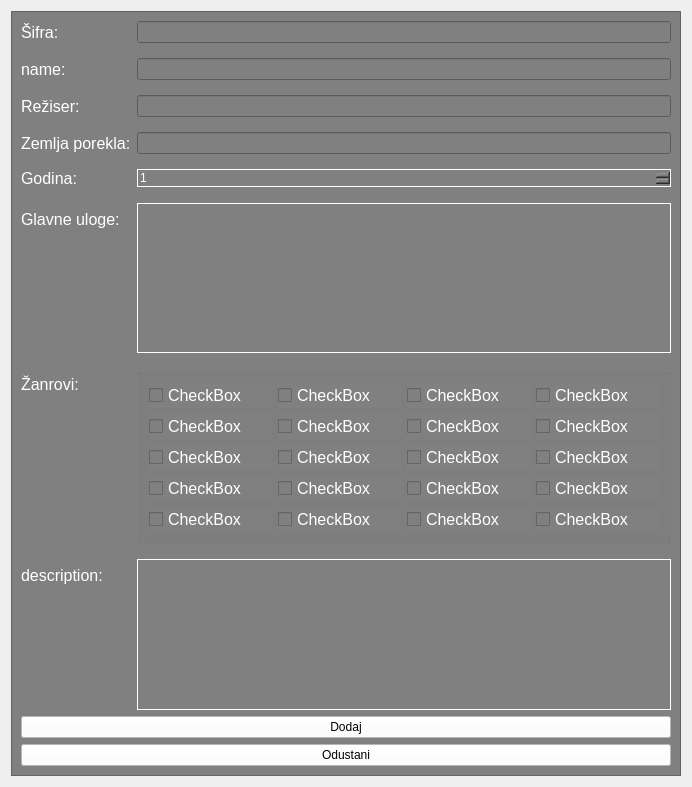
<?xml version="1.0" encoding="UTF-8"?>
<ui version="4.0">
 <class>Frame</class>
 <widget class="QFrame" name="Frame">
  <property name="geometry">
   <rect>
    <x>0</x>
    <y>0</y>
    <width>692</width>
    <height>787</height>
   </rect>
  </property>
  <property name="windowTitle">
   <string>Frame</string>
  </property>
  <layout class="QVBoxLayout" name="verticalLayout">
   <item>
    <widget class="QFrame" name="frame">
     <property name="styleSheet">
      <string notr="true">background-color: gray</string>
     </property>
     <property name="frameShape">
      <enum>QFrame::StyledPanel</enum>
     </property>
     <property name="frameShadow">
      <enum>QFrame::Raised</enum>
     </property>
     <layout class="QVBoxLayout" name="verticalLayout_3">
      <item>
       <layout class="QFormLayout" name="formLayout">
        <property name="verticalSpacing">
         <number>15</number>
        </property>
        <item row="0" column="0">
         <widget class="QLabel" name="label">
          <property name="font">
           <font>
            <pointsize>12</pointsize>
           </font>
          </property>
          <property name="styleSheet">
           <string notr="true">color: white</string>
          </property>
          <property name="text">
           <string>Šifra:</string>
          </property>
         </widget>
        </item>
        <item row="0" column="1">
         <widget class="QLineEdit" name="lineEdit">
          <property name="styleSheet">
           <string notr="true">color: white</string>
          </property>
         </widget>
        </item>
        <item row="1" column="0">
         <widget class="QLabel" name="label_2">
          <property name="font">
           <font>
            <pointsize>12</pointsize>
           </font>
          </property>
          <property name="styleSheet">
           <string notr="true">color: white</string>
          </property>
          <property name="text">
           <string>name:</string>
          </property>
         </widget>
        </item>
        <item row="1" column="1">
         <widget class="QLineEdit" name="lineEdit_2">
          <property name="styleSheet">
           <string notr="true">color: white</string>
          </property>
         </widget>
        </item>
        <item row="2" column="0">
         <widget class="QLabel" name="label_6">
          <property name="font">
           <font>
            <pointsize>12</pointsize>
           </font>
          </property>
          <property name="styleSheet">
           <string notr="true">color: white</string>
          </property>
          <property name="text">
           <string>Režiser: </string>
          </property>
         </widget>
        </item>
        <item row="2" column="1">
         <widget class="QLineEdit" name="lineEdit_3">
          <property name="styleSheet">
           <string notr="true">color: white</string>
          </property>
         </widget>
        </item>
        <item row="3" column="0">
         <widget class="QLabel" name="label_7">
          <property name="font">
           <font>
            <pointsize>12</pointsize>
           </font>
          </property>
          <property name="styleSheet">
           <string notr="true">color: white</string>
          </property>
          <property name="text">
           <string>Zemlja porekla:</string>
          </property>
         </widget>
        </item>
        <item row="3" column="1">
         <widget class="QLineEdit" name="lineEdit_4">
          <property name="styleSheet">
           <string notr="true">color: white</string>
          </property>
         </widget>
        </item>
        <item row="4" column="0">
         <widget class="QLabel" name="label_8">
          <property name="font">
           <font>
            <pointsize>12</pointsize>
           </font>
          </property>
          <property name="styleSheet">
           <string notr="true">color: white</string>
          </property>
          <property name="text">
           <string>Godina:</string>
          </property>
         </widget>
        </item>
        <item row="4" column="1">
         <widget class="QSpinBox" name="spinBox_3">
          <property name="styleSheet">
           <string notr="true">color: white; border: 1px solid white;</string>
          </property>
          <property name="minimum">
           <number>1</number>
          </property>
         </widget>
        </item>
        <item row="5" column="0">
         <widget class="QLabel" name="label_10">
          <property name="font">
           <font>
            <pointsize>12</pointsize>
           </font>
          </property>
          <property name="styleSheet">
           <string notr="true">color: white</string>
          </property>
          <property name="text">
           <string>Glavne uloge:</string>
          </property>
         </widget>
        </item>
        <item row="5" column="1">
         <widget class="QTextEdit" name="textEdit_2">
          <property name="font">
           <font>
            <pointsize>12</pointsize>
           </font>
          </property>
          <property name="styleSheet">
           <string notr="true">color: white; border: 1px solid white;</string>
          </property>
         </widget>
        </item>
        <item row="6" column="0">
         <widget class="QLabel" name="label_5">
          <property name="font">
           <font>
            <pointsize>12</pointsize>
           </font>
          </property>
          <property name="styleSheet">
           <string notr="true">color: white</string>
          </property>
          <property name="text">
           <string>Žanrovi: </string>
          </property>
         </widget>
        </item>
        <item row="6" column="1">
         <widget class="QGroupBox" name="groupBox">
          <property name="title">
           <string/>
          </property>
          <layout class="QGridLayout" name="gridLayout">
           <item row="9" column="3">
            <widget class="QCheckBox" name="checkBox_12">
             <property name="font">
              <font>
               <pointsize>12</pointsize>
              </font>
             </property>
             <property name="styleSheet">
              <string notr="true">color: white</string>
             </property>
             <property name="text">
              <string>CheckBox</string>
             </property>
            </widget>
           </item>
           <item row="9" column="0">
            <widget class="QCheckBox" name="checkBox_17">
             <property name="font">
              <font>
               <pointsize>12</pointsize>
              </font>
             </property>
             <property name="styleSheet">
              <string notr="true">color: white</string>
             </property>
             <property name="text">
              <string>CheckBox</string>
             </property>
            </widget>
           </item>
           <item row="9" column="2">
            <widget class="QCheckBox" name="checkBox_19">
             <property name="font">
              <font>
               <pointsize>12</pointsize>
              </font>
             </property>
             <property name="styleSheet">
              <string notr="true">color: white</string>
             </property>
             <property name="text">
              <string>CheckBox</string>
             </property>
            </widget>
           </item>
           <item row="5" column="3">
            <widget class="QCheckBox" name="checkBox_18">
             <property name="font">
              <font>
               <pointsize>12</pointsize>
              </font>
             </property>
             <property name="styleSheet">
              <string notr="true">color: white</string>
             </property>
             <property name="text">
              <string>CheckBox</string>
             </property>
            </widget>
           </item>
           <item row="4" column="0">
            <widget class="QCheckBox" name="checkBox_5">
             <property name="font">
              <font>
               <pointsize>12</pointsize>
              </font>
             </property>
             <property name="styleSheet">
              <string notr="true">color: white</string>
             </property>
             <property name="text">
              <string>CheckBox</string>
             </property>
            </widget>
           </item>
           <item row="4" column="4">
            <widget class="QCheckBox" name="checkBox_15">
             <property name="font">
              <font>
               <pointsize>12</pointsize>
              </font>
             </property>
             <property name="styleSheet">
              <string notr="true">color: white</string>
             </property>
             <property name="text">
              <string>CheckBox</string>
             </property>
            </widget>
           </item>
           <item row="5" column="4">
            <widget class="QCheckBox" name="checkBox_3">
             <property name="font">
              <font>
               <pointsize>12</pointsize>
              </font>
             </property>
             <property name="styleSheet">
              <string notr="true">color: white</string>
             </property>
             <property name="text">
              <string>CheckBox</string>
             </property>
            </widget>
           </item>
           <item row="5" column="0">
            <widget class="QCheckBox" name="checkBox_9">
             <property name="font">
              <font>
               <pointsize>12</pointsize>
              </font>
             </property>
             <property name="styleSheet">
              <string notr="true">color: white</string>
             </property>
             <property name="text">
              <string>CheckBox</string>
             </property>
            </widget>
           </item>
           <item row="5" column="2">
            <widget class="QCheckBox" name="checkBox_7">
             <property name="font">
              <font>
               <pointsize>12</pointsize>
              </font>
             </property>
             <property name="styleSheet">
              <string notr="true">color: white</string>
             </property>
             <property name="text">
              <string>CheckBox</string>
             </property>
            </widget>
           </item>
           <item row="4" column="3">
            <widget class="QCheckBox" name="checkBox_14">
             <property name="font">
              <font>
               <pointsize>12</pointsize>
              </font>
             </property>
             <property name="styleSheet">
              <string notr="true">color: white</string>
             </property>
             <property name="text">
              <string>CheckBox</string>
             </property>
            </widget>
           </item>
           <item row="4" column="2">
            <widget class="QCheckBox" name="checkBox_6">
             <property name="font">
              <font>
               <pointsize>12</pointsize>
              </font>
             </property>
             <property name="styleSheet">
              <string notr="true">color: white</string>
             </property>
             <property name="text">
              <string>CheckBox</string>
             </property>
            </widget>
           </item>
           <item row="7" column="3">
            <widget class="QCheckBox" name="checkBox_16">
             <property name="font">
              <font>
               <pointsize>12</pointsize>
              </font>
             </property>
             <property name="styleSheet">
              <string notr="true">color: white</string>
             </property>
             <property name="text">
              <string>CheckBox</string>
             </property>
            </widget>
           </item>
           <item row="7" column="0">
            <widget class="QCheckBox" name="checkBox_13">
             <property name="font">
              <font>
               <pointsize>12</pointsize>
              </font>
             </property>
             <property name="styleSheet">
              <string notr="true">color: white</string>
             </property>
             <property name="text">
              <string>CheckBox</string>
             </property>
            </widget>
           </item>
           <item row="7" column="2">
            <widget class="QCheckBox" name="checkBox_11">
             <property name="font">
              <font>
               <pointsize>12</pointsize>
              </font>
             </property>
             <property name="styleSheet">
              <string notr="true">color: white</string>
             </property>
             <property name="text">
              <string>CheckBox</string>
             </property>
            </widget>
           </item>
           <item row="7" column="4">
            <widget class="QCheckBox" name="checkBox_20">
             <property name="font">
              <font>
               <pointsize>12</pointsize>
              </font>
             </property>
             <property name="styleSheet">
              <string notr="true">color: white</string>
             </property>
             <property name="text">
              <string>CheckBox</string>
             </property>
            </widget>
           </item>
           <item row="9" column="4">
            <widget class="QCheckBox" name="checkBox_4">
             <property name="font">
              <font>
               <pointsize>12</pointsize>
              </font>
             </property>
             <property name="styleSheet">
              <string notr="true">color: white</string>
             </property>
             <property name="text">
              <string>CheckBox</string>
             </property>
            </widget>
           </item>
           <item row="1" column="3">
            <widget class="QCheckBox" name="checkBox_10">
             <property name="font">
              <font>
               <pointsize>12</pointsize>
              </font>
             </property>
             <property name="styleSheet">
              <string notr="true">color: white</string>
             </property>
             <property name="text">
              <string>CheckBox</string>
             </property>
            </widget>
           </item>
           <item row="1" column="2">
            <widget class="QCheckBox" name="checkBox_2">
             <property name="font">
              <font>
               <pointsize>12</pointsize>
              </font>
             </property>
             <property name="styleSheet">
              <string notr="true">color: white</string>
             </property>
             <property name="text">
              <string>CheckBox</string>
             </property>
            </widget>
           </item>
           <item row="1" column="0">
            <widget class="QCheckBox" name="checkBox">
             <property name="font">
              <font>
               <pointsize>12</pointsize>
              </font>
             </property>
             <property name="styleSheet">
              <string notr="true">color: white</string>
             </property>
             <property name="text">
              <string>CheckBox</string>
             </property>
            </widget>
           </item>
           <item row="1" column="4">
            <widget class="QCheckBox" name="checkBox_8">
             <property name="font">
              <font>
               <pointsize>12</pointsize>
              </font>
             </property>
             <property name="styleSheet">
              <string notr="true">color: white</string>
             </property>
             <property name="text">
              <string>CheckBox</string>
             </property>
            </widget>
           </item>
          </layout>
         </widget>
        </item>
        <item row="7" column="0">
         <widget class="QLabel" name="label_9">
          <property name="font">
           <font>
            <pointsize>12</pointsize>
           </font>
          </property>
          <property name="styleSheet">
           <string notr="true">color: white</string>
          </property>
          <property name="text">
           <string>description:</string>
          </property>
         </widget>
        </item>
        <item row="7" column="1">
         <widget class="QTextEdit" name="textEdit">
          <property name="font">
           <font>
            <pointsize>12</pointsize>
           </font>
          </property>
          <property name="styleSheet">
           <string notr="true">color: white; border: 1px solid white;</string>
          </property>
         </widget>
        </item>
       </layout>
      </item>
      <item>
       <widget class="QPushButton" name="pushButton">
        <property name="styleSheet">
         <string notr="true">background-color: white;</string>
        </property>
        <property name="text">
         <string>Dodaj</string>
        </property>
       </widget>
      </item>
      <item>
       <widget class="QPushButton" name="pushButton_2">
        <property name="styleSheet">
         <string notr="true">background-color: white;</string>
        </property>
        <property name="text">
         <string>Odustani</string>
        </property>
       </widget>
      </item>
     </layout>
    </widget>
   </item>
  </layout>
 </widget>
 <resources/>
 <connections/>
</ui>
